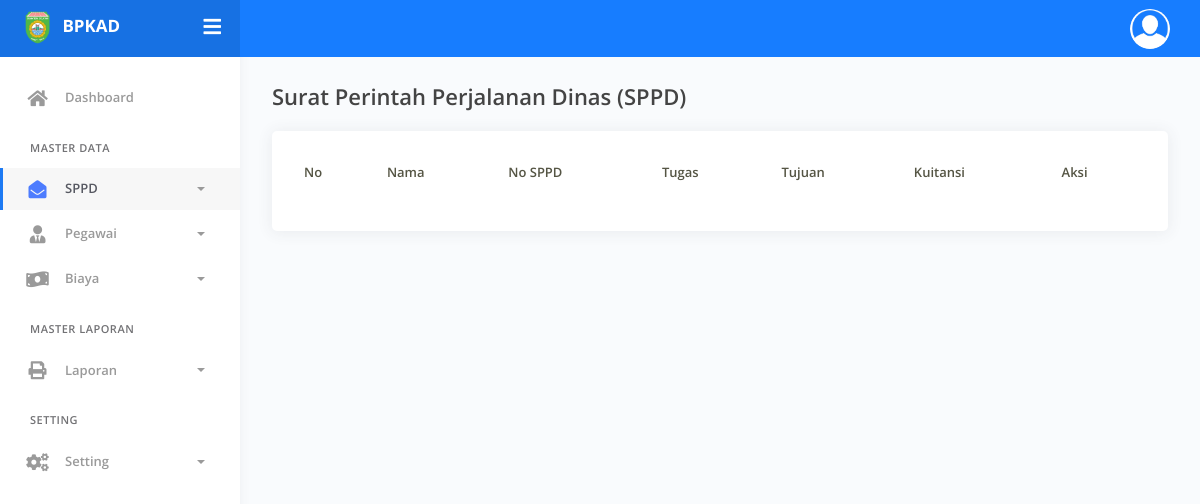
The app's page /index.php?page=sppd (signed in), older data.
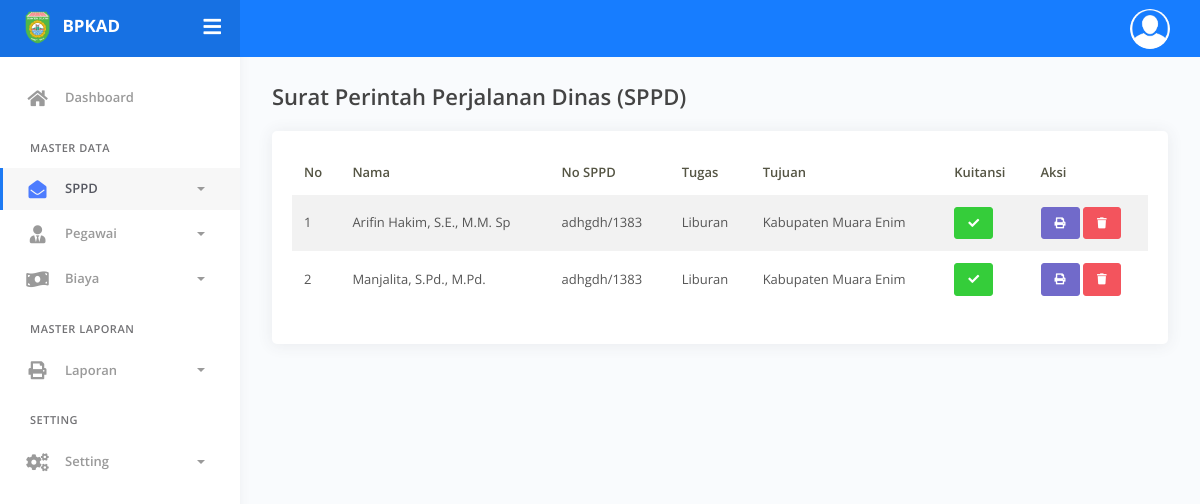
The same page, newer data.
### tables this page shows
CREATE TABLE `sppd` (
  `id_sppd` int(11) NOT NULL,
  `spt_id` int(11) NOT NULL,
  `pegawai_id` int(11) NOT NULL,
  `no_sppd` varchar(255) NOT NULL,
  `pejabat_pemberi_perintah` varchar(255) NOT NULL,
  `instansi` varchar(255) NOT NULL,
  `mata_anggaran` varchar(255) NOT NULL,
  `keterangan` varchar(255) DEFAULT NULL
);

CREATE TABLE `pegawai` (
  `id_pegawai` int(11) NOT NULL,
  `nip` varchar(255) NOT NULL,
  `nama` varchar(255) NOT NULL,
  `pangkat` varchar(255) NOT NULL,
  `golongan_id` int(11) NOT NULL,
  `jabatan` varchar(255) NOT NULL,
  `unit_kerja` varchar(255) NOT NULL
);

CREATE TABLE `nppd` (
  `id_nppd` int(11) NOT NULL,
  `pegawai_id` varchar(255) NOT NULL,
  `tujuan_perjalanan` varchar(255) NOT NULL,
  `kota_id` int(11) NOT NULL,
  `kendaraan_id` int(11) NOT NULL,
  `tanggal_pergi` date NOT NULL,
  `tanggal_pulang` date NOT NULL,
  `lama_perjalanan` int(11) NOT NULL
);

CREATE TABLE `kota` (
  `id_kota` int(11) NOT NULL,
  `nama_kota` varchar(255) NOT NULL
);

### pages/sppd/index.php (the view)
<?php
$sppd = mysqli_query($koneksi, "SELECT * FROM sppd JOIN pegawai ON sppd.pegawai_id = pegawai.id_pegawai");
$no_tabel = 1;
?>
<div class="main-panel">
    <div class="content">
        <div class="page-inner">
            <div class="page-header">
                <h4 class="page-title">Surat Perintah Perjalanan Dinas (SPPD)</h4>
            </div>
            <div class="row">
                <div class="col-md-12">
                    <div class="card">
                        <div class="card-body">
                            <div class="table-responsive">
                                <table id="basic-datatables" class="display table table-striped table-hover" >
                                    <thead>
                                        <tr>
                                            <th>No</th>
                                            <th>Nama</th>
                                            <th>No SPPD</th>
                                            <th>Tugas</th>
                                            <th>Tujuan</th>
                                            <th>Kuitansi</th>
                                            <th>Aksi</th>
                                        </tr>
                                    </thead>
                                    <tbody>
                                        <?php foreach ($sppd as $data) : ?>
                                            <tr>
                                                <td><?= $no_tabel++ ?></td>
                                                <td><?= $data['nama'] ?></td>
                                                <td><?= $data['no_sppd'] ?></td>
                                                <td>
                                                    <?php
                                                    $spt = mysqli_query($koneksi, "SELECT nppd_id FROM spt WHERE id_spt = '$data[spt_id]'");
                                                    $spt = mysqli_fetch_assoc($spt);
                                                    $nppd = mysqli_query($koneksi, "SELECT tujuan_perjalanan, kota_id FROM nppd WHERE id_nppd = '$spt[nppd_id]'");
                                                    $nppd = mysqli_fetch_assoc($nppd);
                                                    echo $nppd['tujuan_perjalanan'];
                                                    ?>
                                                </td>
                                                <td>
                                                    <?php
                                                    $kota = mysqli_query($koneksi, "SELECT nama_kota FROM kota WHERE id_kota = '$nppd[kota_id]'");
                                                    $kota = mysqli_fetch_assoc($kota);
                                                    echo $kota['nama_kota'];
                                                    ?>
                                                </td>
                                                <td>
                                                    <?php
                                                    $cek_kuitansi = mysqli_query($koneksi, "SELECT * FROM kuitansi WHERE sppd_id = '$data[id_sppd]'");
                                                    if (mysqli_num_rows($cek_kuitansi) > 0) {
                                                        echo "<a href='index.php?page=edit-kuitansi&id_sppd=$data[id_sppd]' class='btn btn-sm btn-success'><i class='fas fa-check'></i></a>";
                                                    } else {
                                                        echo "<a href='index.php?page=tambah-kuitansi&id_sppd=$data[id_sppd]' class='btn btn-sm btn-primary'><i class='fas fa-plus'></i></a>";
                                                    }
                                                    ?>
                                                </td>
                                                <td>
                                                    <a href="pages/sppd/print.php?id_sppd=<?= $data['id_sppd'] ?>" class="btn btn-secondary btn-sm"><i class="fas fa-print"></i></a>
                                                    <a href="controllers/sppd/delete.php?id_sppd=<?= $data['id_sppd'] ?>" class="btn btn-danger btn-sm" onclick="return confirm('Hapus data?')"><i class="fas fa-trash"></i></a>
                                                </td>
                                            </tr>
                                        <?php endforeach; ?>
                                    </tbody>
                                </table>
                            </div>
                        </div>
                    </div>
                </div>
            </div>
        </div>
    </div>
</div>

Row changes from the older to the newer data that the page shows:
added sppd: pegawai.nama "Arifin Hakim, S.E., M.M. Sp", no_sppd "adhgdh/1383", nppd.tujuan_perjalanan "Liburan", kota.nama_kota "Kabupaten Muara Enim"
added sppd: pegawai.nama "Manjalita, S.Pd., M.Pd.", no_sppd "adhgdh/1383", nppd.tujuan_perjalanan "Liburan", kota.nama_kota "Kabupaten Muara Enim"
